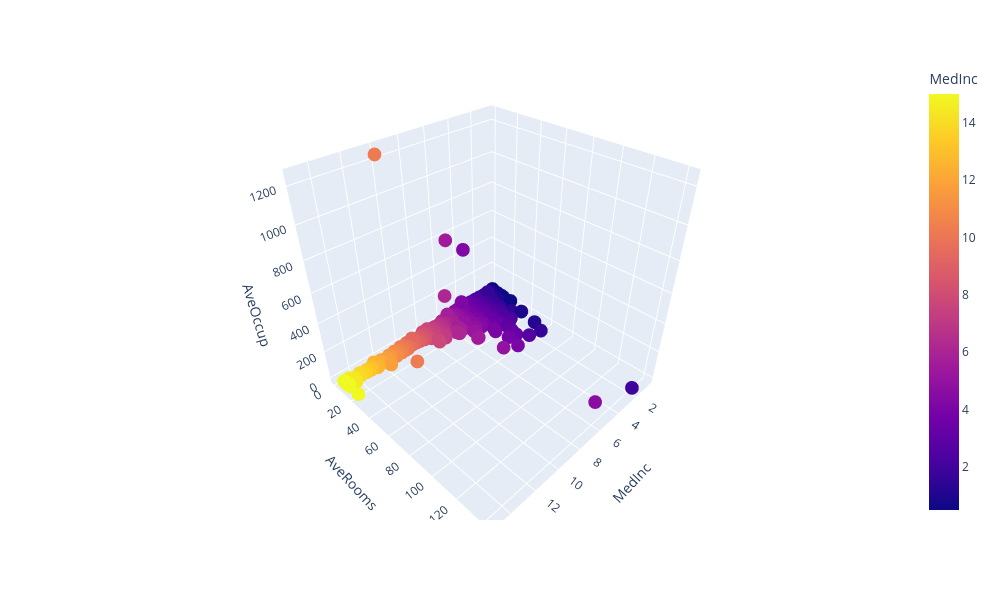

Here is the notebook cell this chart was saved with:
### Code cell
import plotly.express as px
import plotly.express as px
px.scatter_3d(
    df,
    x="MedInc",
    y="AveRooms",
    z="AveOccup",
    color="MedInc",
    width=1000,
    height=600
).show()

### Figure 1 — Plotly figure (JSON) as saved in the notebook; plotly's stock layout.template omitted (floating-point values rounded to 4 significant figures; data arrays with more than 128 entries replaced by an {"elided": "..."} marker saying what was removed)
{"data": [{"hovertemplate": "MedInc=%{marker.color}<br>AveRooms=%{y}<br>AveOccup=%{z}<extra></extra>", "legendgroup": "", "marker": {"color": {"elided": "20640 float values"}, "coloraxis": "coloraxis", "symbol": "circle"}, "mode": "markers", "name": "", "scene": "scene", "showlegend": false, "type": "scatter3d", "x": {"elided": "20640 float values"}, "y": {"elided": "20640 float values"}, "z": {"elided": "20640 float values"}}], "layout": {"coloraxis": {"colorbar": {"title": {"text": "MedInc"}}, "colorscale": [[0, "#0d0887"], [0.1111, "#46039f"], [0.2222, "#7201a8"], [0.3333, "#9c179e"], [0.4444, "#bd3786"], [0.5556, "#d8576b"], [0.6667, "#ed7953"], [0.7778, "#fb9f3a"], [0.8889, "#fdca26"], [1, "#f0f921"]]}, "height": 600, "legend": {"tracegroupgap": 0}, "margin": {"t": 60}, "scene": {"domain": {"x": [0, 1], "y": [0, 1]}, "xaxis": {"title": {"text": "MedInc"}}, "yaxis": {"title": {"text": "AveRooms"}}, "zaxis": {"title": {"text": "AveOccup"}}}, "width": 1000}}
